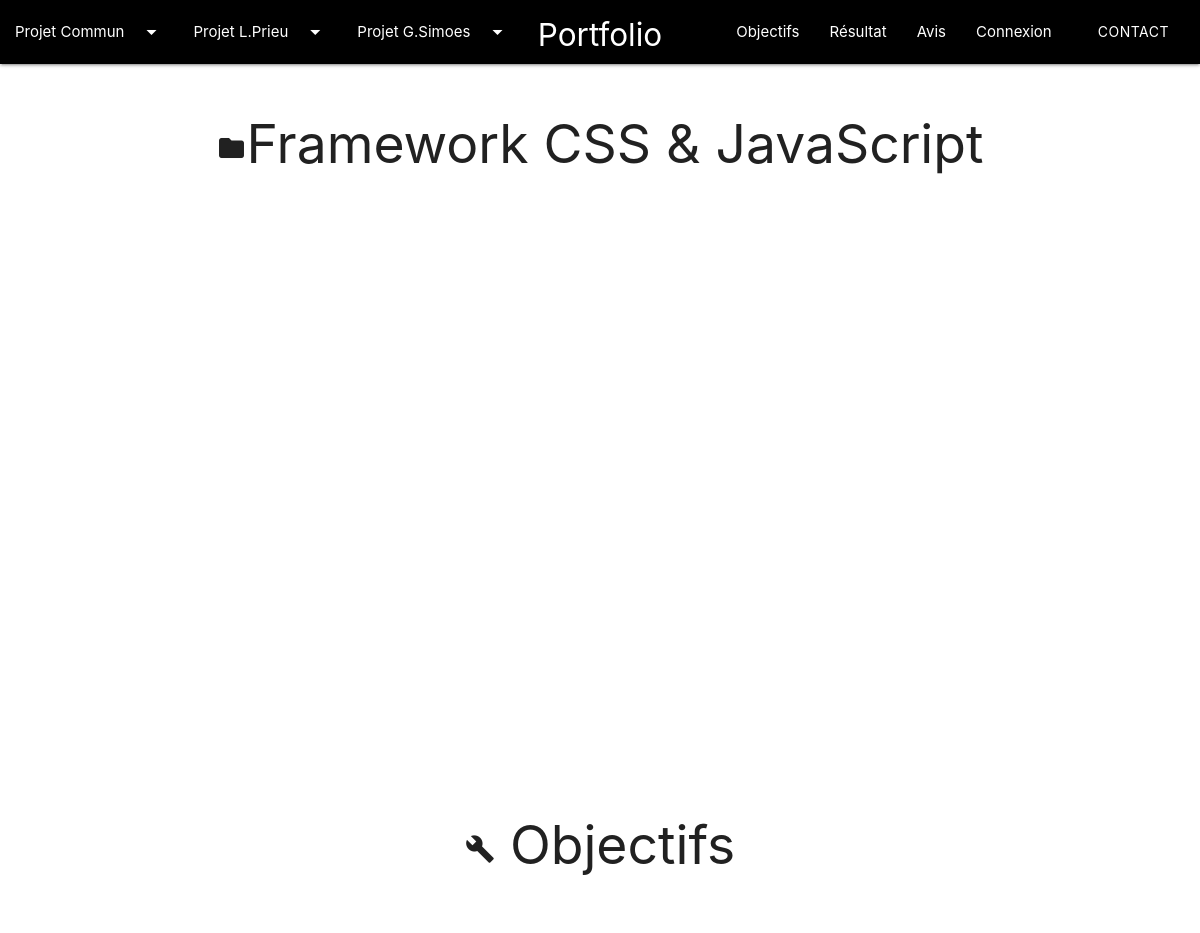
The page /projet.php?projet=3&type=Commun (upper part) on the database as committed earlier.
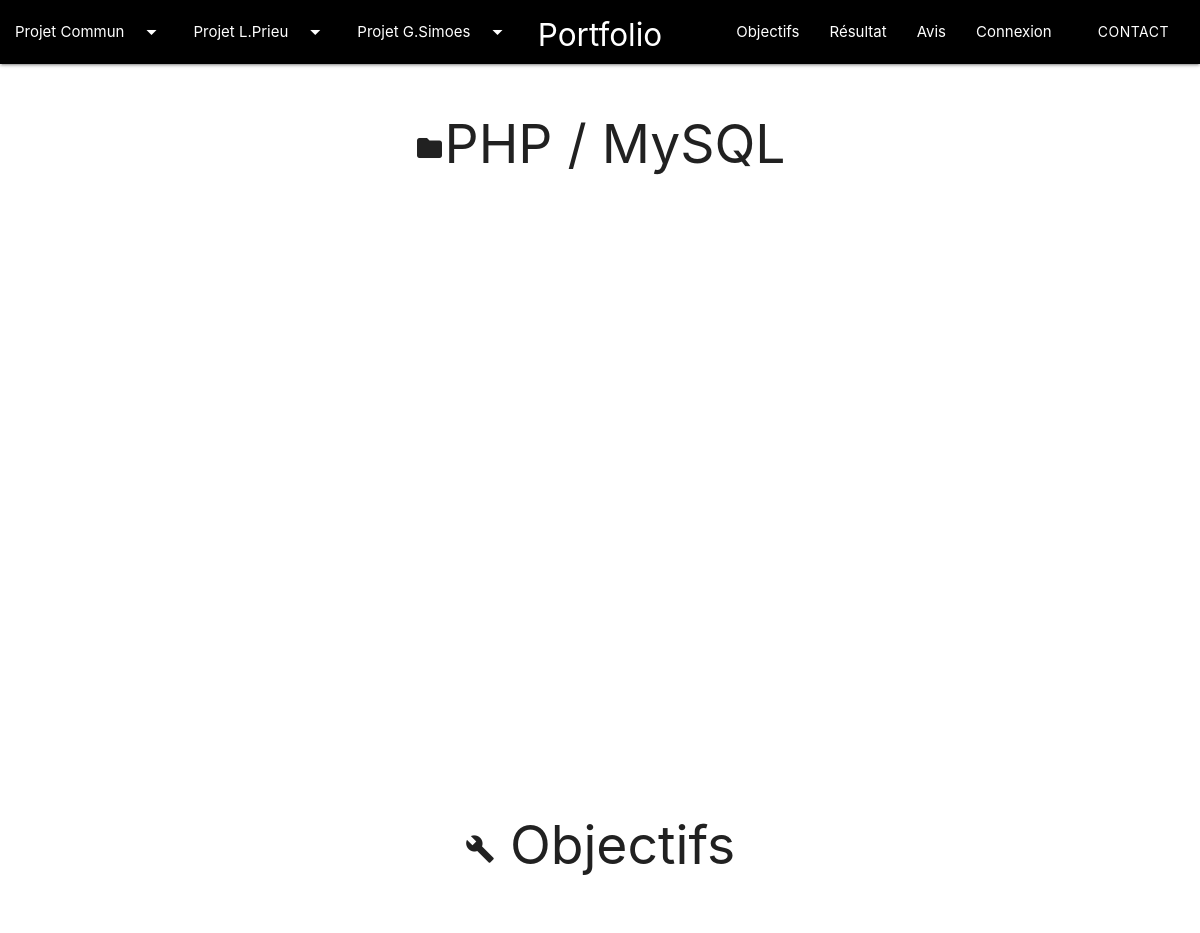
The same page on the database as committed later.
### tables this page shows
CREATE TABLE IF NOT EXISTS `pages` (
  `id` int(11) NOT NULL AUTO_INCREMENT,
  `title` varchar(255) NOT NULL,
  `img_link` varchar(255) NOT NULL,
  `description` text NOT NULL,
  `subtitle` text NOT NULL,
  `type` varchar(255) NOT NULL,
  `id_type` int(11) NOT NULL,
  PRIMARY KEY (`id`)
);

### pages_data.php (called while the page is built, shortened)
<?php
if(isset($_GET["type"])&& isset($_GET["projet"])){
  $requete1 = 'SELECT * FROM `pages` WHERE type="'.$_GET["type"].'" AND id_type='.$_GET["projet"].'';
  $resultat = $pdo->prepare($requete1);
  $resultat->execute();
  $resultatPages = current($resultat->fetchAll(PDO::FETCH_ASSOC));
}
?>
<?php
$requete1 = 'SELECT p.*,o.* FROM pages p LEFT JOIN objectifs o ON p.id= o.page_id WHERE p.type ="'.$_GET["type"].'" AND p.id_type='.$_GET["projet"].' ORDER BY `order`';
$resultat = $pdo->prepare($requete1);
$resultat->execute();
$resultatPagesObjectifs = $resultat->fetchAll(PDO::FETCH_ASSOC);
?>
<?php
$requete1 = 'SELECT p.*,pa.* FROM pages p LEFT JOIN parallax pa ON p.id= pa.page_id WHERE p.type ="'.$_GET["type"].'" AND p.id_type='.$_GET["projet"].' AND `order` = 1';
$resultat = $pdo->prepare($requete1);
$resultat->execute();
$resultatPagesParallaxTop = current($resultat->fetchAll(PDO::FETCH_ASSOC));
?>

### projet.php (the view, shortened to what this page needs)
<html lang="fr">
<head>
  <link type="text/css" rel="stylesheet" href="css/materialize.css" media="screen,projection" />
  <link rel="stylesheet" href="css/style.css">
</head>
<body>
  <?php require_once "navbar.php" ?>
  <?php require "pages_data.php"?>
  <div class="section white">
    <div class="row container">
      <div class="icon-block">
        <h2 class="center"><i class="small material-icons">folder</i><?php echo $resultatPages ['title']; ?></h2>
      </div>
    </div>
  </div>
    <div class="parallax-container">
      <div class="parallax">
          <img src=<?php echo $resultatPagesParallaxTop ['parallax_link']; ?>>
      </div>
    </div>
  <div class="section white">
    <div class="row container">
      <h2 class="center" id="Objectifs"><i class="small material-icons">build</i> Objectifs</h2>
      <?php foreach ($resultatPagesObjectifs as $resultatPageObjectifs): ?>
        <div class="col s12 m4 <?php echo count($resultatPageObjectifs)>2?'l4':'l6' ?> ">
        </div>
      <?php endforeach; ?>
    </div>
  </div>
  <?php require_once "modals.php" ?>
</body>
</html>

Rows that differ between the two databases and show on the page:
changed pages: title "Framework CSS & JavaScript" → "PHP / MySQL"
